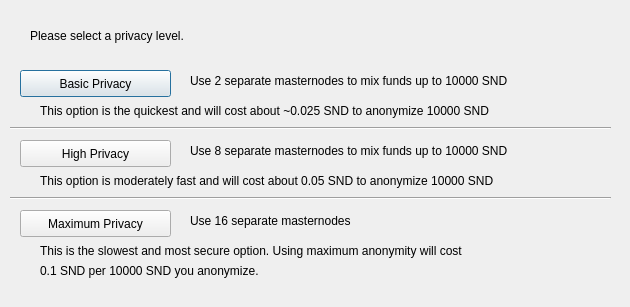
<?xml version="1.0" encoding="UTF-8"?>
<ui version="4.0">
 <class>ObfuscationConfig</class>
 <widget class="QDialog" name="ObfuscationConfig">
  <property name="geometry">
   <rect>
    <x>0</x>
    <y>0</y>
    <width>630</width>
    <height>307</height>
   </rect>
  </property>
  <property name="windowTitle">
   <string>Configure Obfuscation</string>
  </property>
  <widget class="QPushButton" name="buttonBasic">
   <property name="geometry">
    <rect>
     <x>20</x>
     <y>70</y>
     <width>151</width>
     <height>27</height>
    </rect>
   </property>
   <property name="text">
    <string>Basic Privacy</string>
   </property>
  </widget>
  <widget class="QPushButton" name="buttonHigh">
   <property name="geometry">
    <rect>
     <x>20</x>
     <y>140</y>
     <width>151</width>
     <height>27</height>
    </rect>
   </property>
   <property name="text">
    <string>High Privacy</string>
   </property>
  </widget>
  <widget class="QPushButton" name="buttonMax">
   <property name="geometry">
    <rect>
     <x>20</x>
     <y>210</y>
     <width>151</width>
     <height>27</height>
    </rect>
   </property>
   <property name="text">
    <string>Maximum Privacy</string>
   </property>
  </widget>
  <widget class="QLabel" name="label">
   <property name="geometry">
    <rect>
     <x>30</x>
     <y>20</y>
     <width>571</width>
     <height>31</height>
    </rect>
   </property>
   <property name="text">
    <string>Please select a privacy level.</string>
   </property>
  </widget>
  <widget class="QLabel" name="label_2">
   <property name="geometry">
    <rect>
     <x>190</x>
     <y>70</y>
     <width>421</width>
     <height>21</height>
    </rect>
   </property>
   <property name="text">
    <string>Use 2 separate masternodes to mix funds up to 10000 SND</string>
   </property>
  </widget>
  <widget class="QLabel" name="label_3">
   <property name="geometry">
    <rect>
     <x>190</x>
     <y>140</y>
     <width>411</width>
     <height>21</height>
    </rect>
   </property>
   <property name="text">
    <string>Use 8 separate masternodes to mix funds up to 10000 SND</string>
   </property>
  </widget>
  <widget class="QLabel" name="label_4">
   <property name="geometry">
    <rect>
     <x>190</x>
     <y>210</y>
     <width>421</width>
     <height>21</height>
    </rect>
   </property>
   <property name="text">
    <string>Use 16 separate masternodes</string>
   </property>
  </widget>
  <widget class="QLabel" name="label_6">
   <property name="geometry">
    <rect>
     <x>40</x>
     <y>100</y>
     <width>561</width>
     <height>21</height>
    </rect>
   </property>
   <property name="text">
    <string>This option is the quickest and will cost about ~0.025 SND to anonymize 10000 SND</string>
   </property>
  </widget>
  <widget class="QLabel" name="label_7">
   <property name="geometry">
    <rect>
     <x>40</x>
     <y>170</y>
     <width>561</width>
     <height>21</height>
    </rect>
   </property>
   <property name="text">
    <string>This option is moderately fast and will cost about 0.05 SND to anonymize 10000 SND</string>
   </property>
  </widget>
  <widget class="QLabel" name="label_8">
   <property name="geometry">
    <rect>
     <x>40</x>
     <y>240</y>
     <width>561</width>
     <height>21</height>
    </rect>
   </property>
   <property name="text">
    <string>This is the slowest and most secure option. Using maximum anonymity will cost</string>
   </property>
  </widget>
  <widget class="QLabel" name="label_9">
   <property name="geometry">
    <rect>
     <x>40</x>
     <y>260</y>
     <width>561</width>
     <height>21</height>
    </rect>
   </property>
   <property name="text">
    <string>0.1 SND per 10000 SND you anonymize.</string>
   </property>
  </widget>
  <widget class="Line" name="line">
   <property name="geometry">
    <rect>
     <x>10</x>
     <y>120</y>
     <width>601</width>
     <height>16</height>
    </rect>
   </property>
   <property name="orientation">
    <enum>Qt::Horizontal</enum>
   </property>
  </widget>
  <widget class="Line" name="line_2">
   <property name="geometry">
    <rect>
     <x>10</x>
     <y>190</y>
     <width>601</width>
     <height>16</height>
    </rect>
   </property>
   <property name="orientation">
    <enum>Qt::Horizontal</enum>
   </property>
  </widget>
 </widget>
 <resources/>
 <connections/>
</ui>
